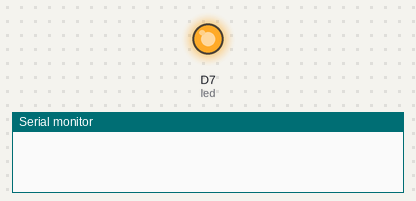
Bench run of a sketch on a simulated ESP8266 (NodeMCU). Shown: output pins drawn as LEDs (lit = HIGH), the last lines printed to the serial monitor.

Above: at 0.5 s.
At 18.1 s:
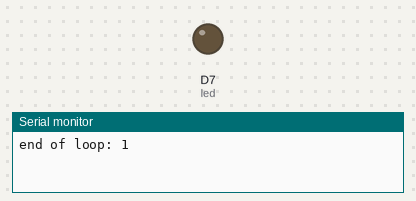
Timing chart, 0 to 19.0 s (numbered marks = the images above):
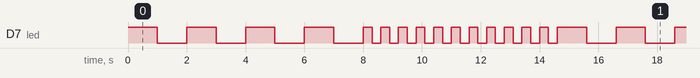

Measured:
- by itself, D7 (led): moves between LOW and HIGH, repeating every 14.6 s
- by itself, everything shown: repeats every 14.6 s, in 30 steps

The sketch:

BlinkLEDBasic.ino
```cpp
int led = D7;
int loopCount = 0;

void setup() {
   pinMode(led, OUTPUT);
   Serial.begin(9600);
}

void loop() {

   int i;
   loopCount++;
   for(i=0; i<=3; i++) {
      digitalWrite(led, HIGH);
      delay(1000);
      digitalWrite(led, LOW);
      delay(1000);
   }

   blinkLED(led, 10);
   Serial.print("end of loop: ");
   Serial.println(loopCount);
}// end loop


//==========================================================================
void blinkLED(int pin, int nTimes) {
  digitalWrite(pin, LOW);
  for(int i=0; i<=nTimes; i++) {
    digitalWrite(pin, HIGH);
    delay(300);
    digitalWrite(pin, LOW);
    delay(300);
  }

} // end blinkLED
```
